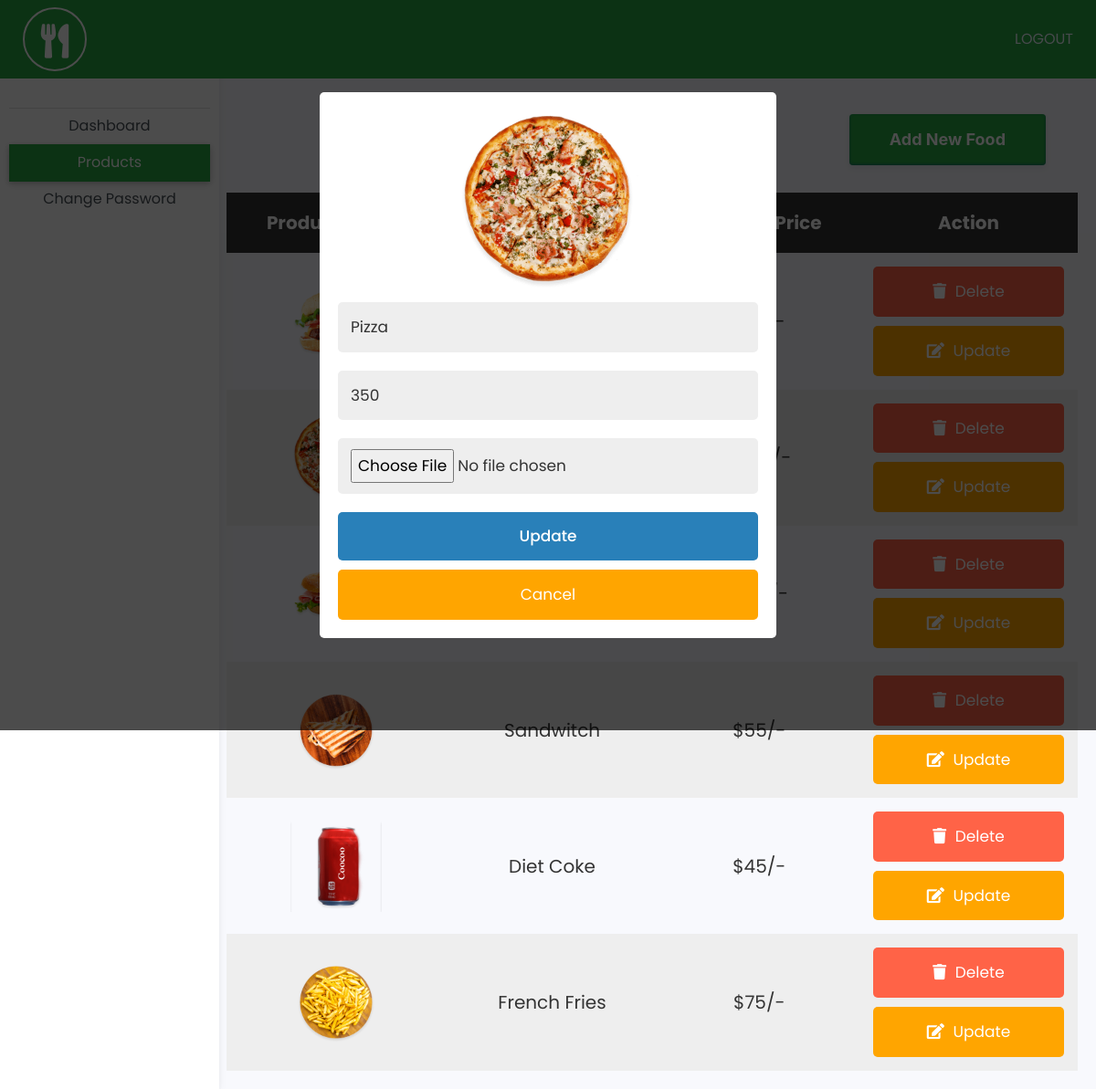
Page /product.php?edit=4 (signed in) on the committed database.
### tables this page shows
CREATE TABLE `products` (
  `id` int(11) NOT NULL,
  `name` varchar(255) DEFAULT NULL,
  `price` double DEFAULT NULL,
  `image` text DEFAULT NULL
);

### product.php (the view, shortened to what this page needs)
<?php
   @include("connection.php");
   ?>
<!DOCTYPE html>
<html>
   <head>
      <link rel="stylesheet" href="https://cdn.jsdelivr.net/npm/bootstrap@4.0.0/dist/css/bootstrap.min.css">
      <link rel="stylesheet" href="https://cdnjs.cloudflare.com/ajax/libs/font-awesome/5.15.1/css/all.min.css"
 />
      <link rel="stylesheet" href="style.css">
      <link rel="stylesheet" href="admin_home.css">
      <link rel="stylesheet" href="A.style.css">
      <link rel="stylesheet" href="shopping cart/css/style.css">
   </head>
   <body>
      <header>
         <nav id="sidebarMenu" class="collapse d-lg-block sidebar collapse bg-white">
            <div class="position-sticky">
               <div class="list-group list-group-flush mx-3 mt-4">
                  <a
                     href="#"
                     class="list-group-item list-group-item-action py-2 ripple"
                     aria-current="true"
                     >
                  </a>
                  <a href="admin_home.php" class="list-group-item list-group-item-action py-2 ripple">
                  <span>Dashboard</span>
                  </a>
                  <a href="product.php" class="list-group-item list-group-item-action py-2 ripple active">
                  <span>Products</span>
                  </a>
                  <a href="admin_change_password.php" class="list-group-item list-group-item-action py-2 ripple">
                  <span>Change Password</span>
                  </a>
               </div>
            </div>
         </nav>
         <nav id="main-navbar" class="navbar navbar-expand-lg navbar-light bg-success fixed-top">
            <div class="container-fluid">
               <a class="navbar-brand" href="#">
               <i class="logo fas fa-utensils fa-3x"></i>
               </a>
               <ul class="navbar-nav ms-auto d-flex flex-row">
                  <a href="?sign=out" style="text-decoration:none;color:aliceblue;">LOGOUT</a>
               </ul>
            </div>
         </nav>
      </header>
      <section class="display-product-table"  style="width:81%;float:right;margin-top: 105px;">
      <a href="add_new_product.php"><button type="submit" class="button-66" style="float:right;margin-right:35px;">Add New Food</button></a>
      <br><br><br>
<table>
   <thead>
      <th>product image</th>
      <th>product name</th>
      <th>product price</th>
      <th>action</th>
   </thead>
   <tbody>
      <?php
         $select_products = mysqli_query($con, "SELECT * FROM `products`");
         if(mysqli_num_rows($select_products) > 0){
            while($row = mysqli_fetch_assoc($select_products)){
      ?>
      <tr>
         <td><img src="shopping cart/uploaded_img/<?php echo $row['image']; ?>" height="100" alt=""></td>
         <td><?php echo $row['name']; ?></td>
         <td>$<?php echo $row['price']; ?>/-</td>
         <td>
            <a href="product.php?delete=<?php echo $row['id']; ?>" class="delete-btn" onclick="return confirm('are your sure you want to delete this?');"> <i class="fas fa-trash"></i> delete </a>
            <a href="product.php?edit=<?php echo $row['id']; ?>" class="option-btn"> <i class="fas fa-edit"></i> update </a>
         </td>
      </tr>
      <?php
         };
         }else{
            echo "<div class='empty'>no product added</div>";
         };
      ?>
   </tbody>
</table>
</section>
<section class="edit-form-container">
<?php
if(isset($_GET['edit'])){
   $edit_id = $_GET['edit'];
   $edit_query = mysqli_query($con, "SELECT * FROM `products` WHERE id = $edit_id");
   if(mysqli_num_rows($edit_query) > 0){
      while($fetch_edit = mysqli_fetch_assoc($edit_query)){
?>
<form action="" method="post" enctype="multipart/form-data">
   <img src="shopping cart/uploaded_img/<?php echo $fetch_edit['image']; ?>" height="200" alt="">
   <input type="text" class="box" required name="update_p_name" value="<?php echo $fetch_edit['name']; ?>">
   <input type="number" min="0" class="box" required name="update_p_price" value="<?php echo $fetch_edit['price']; ?>">
   <input type="file" class="box" required name="update_p_image" accept="image/png, image/jpg, image/jpeg">
   <input type="submit" value="update" name="update_product" class="btn">
   <input type="reset" value="cancel" id="close-edit" onclick="history.back();" class="option-btn">
</form>
<?php
         };
      };
   };
?>
</section>
   </body>
</html>

### style.css (style rules this page uses)
html { scroll-behavior: smooth; }
* { margin: 0; padding: 0; box-sizing: border-box; }
header { background: #24a19c; padding: 0% 1%; text-align: center; width: 100%; }
.logo { width: 70px; height: 70px; line-height: 70px; text-align: center; color: white; border-radius: 80%; border: 2px solid white; }
@media (min-width: 992px) { nav ul { text-align: right; } }
.btn { display: inline-block; font-weight: 400; color: #212529; text-align: center; vertical-align: middle; -webkit-user-select: none; -moz-user-select: none; -ms-user-select: none; user-select: none; background-color: transparent; border: 1px solid transparent; padding: 0.375rem 0.75rem; font-size: 1rem; line-height: 1.5; border-radius: 0.25rem; -webkit-transition: color 0.15s ease-in-out, background-color 0.15s ease-in-out, border-color 0.15s ease-in-out, -webkit-box-shadow 0.15s ease-in-out; transition: color 0.15s ease-in-out, background-color 0.15s ease-in-out, border-color 0.15s ease-in-out, -webkit-box-shadow 0.15s ease-in-out; -o-transition: color 0.15s ease-in-out, background-color 0.15s ease-in-out, border-color 0.15s ease-in-out, box-shadow 0.15s ease-in-out; transition: color 0.15s ease-in-out, background-color 0.15s ease-in-out, border-color 0.15s ease-in-out, box-shadow 0.15s ease-in-out; transition: color 0.15s ease-in-out, background-color 0.15s ease-in-out, border-color 0.15s ease-in-out, box-shadow 0.15s ease-in-out, -webkit-box-shadow 0.15s ease-in-out; }

### admin_home.css (style rules this page uses)
body { background-color: #fbfbfb; }
.sidebar { position: fixed; top: 35px; bottom: 0; left: 0; padding: 58px 0 0; box-shadow: 0 2px 5px 0 rgb(0 0 0 / 5%), 0 2px 10px 0 rgb(0 0 0 / 5%); width: 240px; z-index: 600; }
.sidebar .active { border-radius: 5px; box-shadow: 0 2px 5px 0 rgb(0 0 0 / 16%), 0 2px 10px 0 rgb(0 0 0 / 12%); }

### shopping cart/css/style.css (style rules this page uses)
:root { --blue:#2980b9; --red:tomato; --orange:orange; --black:#333; --white:#fff; --bg-color:#eee; --dark-bg:rgba(0,0,0,.7); --box-shadow:0 .5rem 1rem rgba(0,0,0,.1); --border:.1rem solid #999; }
* { font-family: 'Poppins', sans-serif; margin:0; padding:0; box-sizing: border-box; outline: none; border:none; text-decoration: none; text-transform: capitalize; }
html { font-size: 62.5%; overflow-x: hidden; }
section { padding:2rem; }
.btn, .option-btn, .delete-btn { display: block; width: 100%; text-align: center; background-color: var(--blue); color:var(--white); font-size: 1.7rem; padding:1.2rem 3rem; border-radius: .5rem; cursor: pointer; margin-top: 1rem; }
.option-btn i, .delete-btn i { padding-right: .5rem; }
.option-btn { background-color: var(--orange); }
.delete-btn { margin-top: 0; background-color: var(--red); }
.display-product-table table { width: 100%; text-align: center; }
.display-product-table table thead th { padding:1.5rem; font-size: 2rem; background-color: var(--black); color:var(--white); }
.display-product-table table td { padding:1.5rem; font-size: 2rem; color:var(--black); }
.display-product-table table td:first-child { padding:0; }
.display-product-table table tr:nth-child(even) { background-color: var(--bg-color); }
.edit-form-container { position: fixed; top:0; left:0; z-index: 1100; background-color: var(--dark-bg); padding:2rem; display: none; align-items: center; justify-content: center; min-height: 100vh; width: 100%; }
.edit-form-container form { width: 50rem; border-radius: .5rem; background-color: var(--white); text-align: center; padding:2rem; }
.edit-form-container form .box { width: 100%; background-color: var(--bg-color); border-radius: .5rem; margin:1rem 0; font-size: 1.7rem; color:var(--black); padding:1.2rem 1.4rem; text-transform: none; }

### product.php (style rules this page uses)
.list-group-item.active { background-color: #28a745;border-color: #28a745; }
.button-66 { background-color: #28a745; border-radius: 4px; border: 0; box-shadow: rgba(1,60,136,.5) 0 -1px 3px 0 inset,rgba(0,44,97,.1) 0 3px 6px 0; box-sizing: border-box; color: #fff; cursor: pointer; display: inherit; font-family: "Space Grotesk",-apple-system,system-ui,"Segoe UI",Roboto,Helvetica,Arial,sans-serif,"Apple Color Emoji","Segoe UI Emoji","Segoe UI Symbol"; font-size: 18px; font-weight: 700; line-height: 24px; margin: 0; min-height: 56px; min-width: 120px; padding: 16px 20px; position: relative; text-align: center; user-select: none; -webkit-user-select: none; touch-action: manipulation; vertical-align: baseline; transition: all .2s cubic-bezier(.22, .61, .36, 1); }
@media (min-width: 768px) { .button-66 { padding: 16px 44px; min-width: 150px; } }

### rows in the picture
products: image (picture), update_p_name "Pizza", update_p_price "350"
products: image (picture), name "Sandwitch", price "55"
products: image (picture), name "Diet Coke", price "45"
products: image (picture), name "French Fries", price "75"
